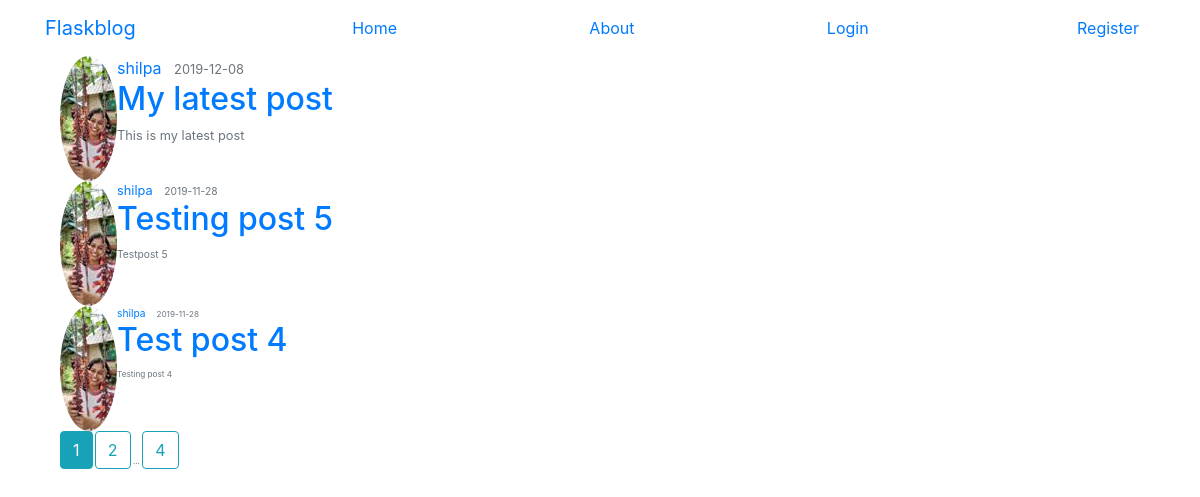
The page /home on the database its author committed.
### flaskblog/models.py (models this page shows, shortened)
class Post(db.Model):
        id = db.Column(db.Integer,primary_key=True)
        title = db.Column(db.String(100),nullable=False)
        date_posted = db.Column(db.DateTime,nullable=False,default=datetime.utcnow)
        content = db.Column(db.Text,nullable=False)
        user_id = db.Column(db.Integer,db.ForeignKey('user.id'),nullable=False)

class User(db.Model,UserMixin):
	id = db.Column(db.Integer,primary_key=True)
	username = db.Column(db.String(20),unique=True,nullable=False)
	email = db.Column(db.String(60),unique=True,nullable=False)
	image_file = db.Column(db.String(20),nullable=False,default='default.jpg')
	password = db.Column(db.String(60),nullable=False)
	posts = db.relationship('Post',backref='author',lazy=True)

### flaskblog/main/routes.py (the view)
@main.route("/")
@main.route("/home")
def home():
	page = request.args.get('page',1,type=int)
	posts = Post.query.order_by(Post.date_posted.desc()).paginate(page=page,per_page=3)
	return render_template('home.html',posts=posts)

### flaskblog/templates/home.html
{%extends "layout.html"%}
{%block content %}
	{% for post in posts.items %}
	<article class="media content-section">
	<img class="rounded-circle article-img" src="{{ url_for('static',filename='profile_pics/' + post.author.image_file)}}">
	<div class="media-body">
	<div class="article-metadata">
	<a class="mr-2" href="{{ url_for('users.user_post',username=post.author.username)}}">{{post.author.username}}</a>
	<small class="text-muted">{{post.date_posted.strftime('%Y-%m-%d')}}</class>
	</div>
	<h2><a class="article-title" href="{{ url_for('posts.post',post_id=post.id) }}">{{post.title}}</a></h2>
	<p class="article-content">{{post.content}}</p>
	</div>
	</article>
	{% endfor %}
	{% for page_num in posts.iter_pages(left_edge=1,right_edge=1,left_current=1,right_current=2) %}
	   {% if page_num %}
		{% if posts.page == page_num %}
		   <a class="btn btn-info mb-4" href="{{ url_for('main.home',page=page_num) }}">{{ page_num }}</a>
		{% else %}
		   <a class="btn btn-outline-info mb-4" href="{{ url_for('main.home',page=page_num) }}">{{ page_num }}</a>
		{% endif %}
	   {% else %}
		...
	   {% endif %}
	{% endfor %}
{%endblock content %}

### flaskblog/templates/layout.html (shortened to what this page needs)
<!doctype html>
<html>
<head>
	<link rel="stylesheet" href="https://stackpath.bootstrapcdn.com/bootstrap/4.3.1/css/bootstrap.min.css">
</head>
<body>
	<header class="site-header">
	<nav class="navbar navbar-default">
	  <div class="container">
	    <a class="navbar-brand mr-4" href="/">Flaskblog</a>
	    <a class="nav-item nav-link" href="{{url_for('main.home')}}">Home</a>
	    <a ass="nav-item nav-link" href="{{url_for('main.about')}}">About</a>
	    {% if current_user.is_authenticated %}
		<a class="nav-item nav-link" href="{{url_for('posts.new_post')}}">New Post</a>
		<a class="nav-item nav-link" href="{{url_for('users.account')}}">Account</a>
		<a class="nav-item nav-link" href="{{url_for('users.logout')}}">Logout</a>
	    {% else %}
	    <a class="nav-item nav-link" href="{{url_for('users.login')}}">Login</a>
	    <a class="nav-item nav-link" href="{{url_for('users.register')}}">Register</a>
	    {% endif %}
	</div>
	</nav>
	</header>
	<div class="container">
	      <div class="col-md-8">
	{%block content%}
	{%endblock content%}
	</div>
	</div>
</body>
</html>

### rows shown on the page
Post: image_file (picture), author.username "shilpa", date_posted "2019-12-08", title "My latest post", content "This is my latest post"
Post: image_file (picture), author.username "shilpa", date_posted "2019-11-28", title "Testing post 5", content "Testpost 5"
Post: image_file (picture), author.username "shilpa", date_posted "2019-11-28", title "Test post 4", content "Testing post 4"

### other values the page prints
{{ page_num }} "1"
{{ page_num }} "2" "4"
